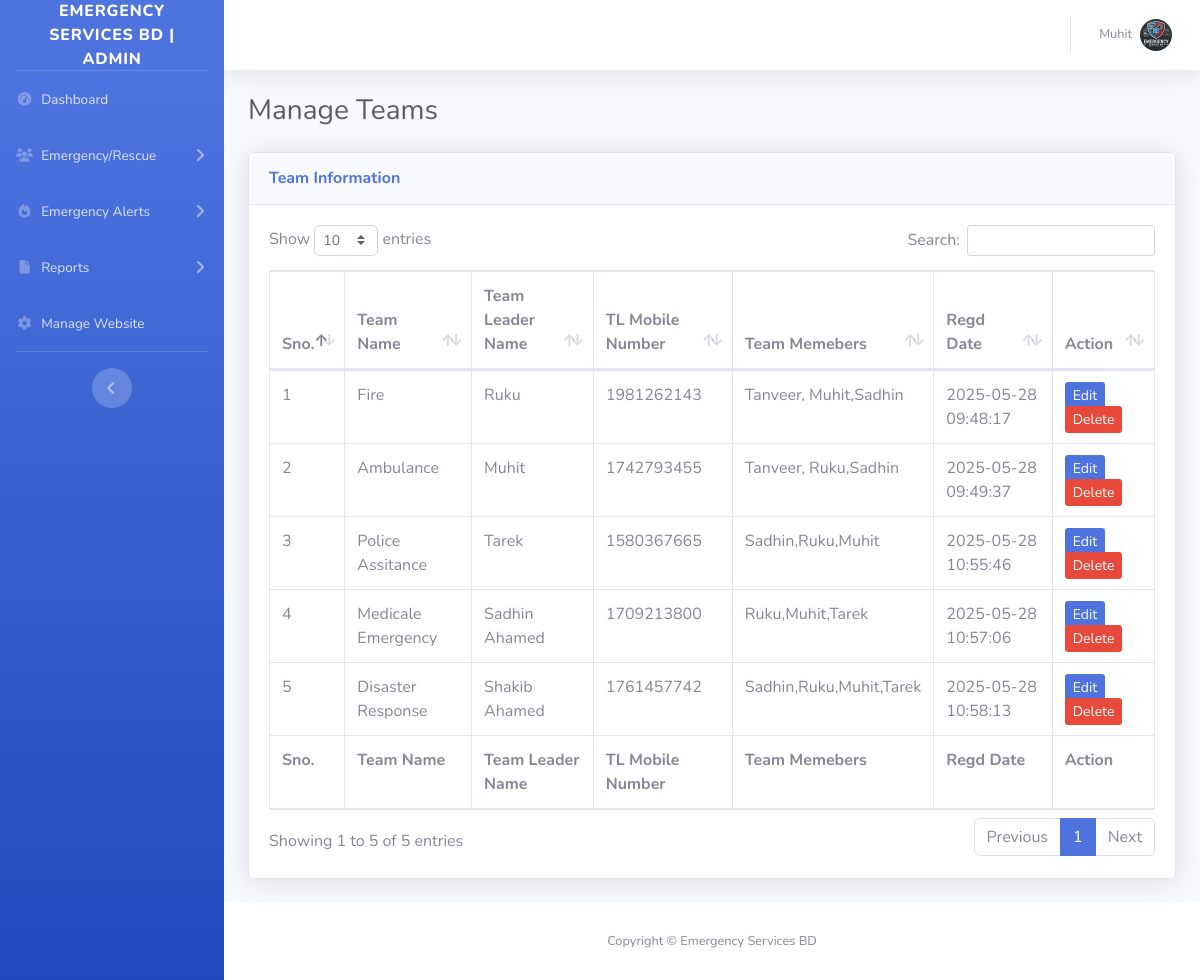
Screenshot of /ofrs/admin/manage-teams.php (signed in) with the database file from the repository.
### tables this page shows
CREATE TABLE `tblsite` (
  `id` int(11) NOT NULL,
  `siteTitle` varchar(255) DEFAULT NULL,
  `siteLogo` varchar(255) DEFAULT NULL
);

CREATE TABLE `tblteams` (
  `id` int(11) NOT NULL,
  `teamName` varchar(255) DEFAULT NULL,
  `teamLeaderName` varchar(255) DEFAULT NULL,
  `teamLeadMobno` bigint(12) DEFAULT NULL,
  `teamMembers` mediumtext DEFAULT NULL,
  `postingDate` timestamp NULL DEFAULT current_timestamp()
);

### ofrs/admin/manage-teams.php (the view, shortened to what this page needs)
<?php session_start();
include_once('includes/config.php');
if (strlen($_SESSION['aid']==0)) {
  header('location:logout.php');
  } else{
?>
<!DOCTYPE html>
<html lang="en">
<head>
    <link href="vendor/fontawesome-free/css/all.min.css" rel="stylesheet" type="text/css">
    <link href="css/sb-admin-2.min.css" rel="stylesheet">
    <link href="vendor/datatables/dataTables.bootstrap4.min.css" rel="stylesheet">
</head>
<body id="page-top">
    <div id="wrapper">
  <?php include_once('includes/sidebar.php');?>
        <div id="content-wrapper" class="d-flex flex-column">
            <div id="content">
<?php include_once('includes/topbar.php');?>
                <div class="container-fluid">
                       <div class="d-sm-flex align-items-center justify-content-between mb-4">
                        <h1 class="h3 mb-0 text-gray-800">Manage Teams</h1>
                    </div>
                    <div class="card shadow mb-4">
                        <div class="card-header py-3">
                            <h6 class="m-0 font-weight-bold text-primary">Team Information</h6>
                        </div>
                        <div class="card-body">
                            <div class="table-responsive">
                                <table class="table table-bordered" id="dataTable" width="100%" cellspacing="0">
                                    <thead>
                                        <tr>
                                            <th>Sno.</th>
                                            <th>Team Name</th>
                                            <th>Team Leader Name</th>
                                            <th>TL Mobile Number</th>
                                             <th>Team Memebers</th>
                                             <th>Regd Date</th>
                                            <th>Action</th>
                                        </tr>
                                    </thead>
                                    <tfoot>
                                        <tr>
                                            <th>Sno.</th>
                                            <th>Team Name</th>
                                            <th>Team Leader Name</th>
                                            <th>TL Mobile Number</th>
                                             <th>Team Memebers</th>
                                             <th>Regd Date</th>
                                            <th>Action</th>
                                        </tr>
                                    </tfoot>
                                    <tbody>
<?php $query=mysqli_query($con,"select * from tblteams ");
$cnt=1;
while($row=mysqli_fetch_array($query)){
?>
                                        <tr>
                                            <td><?php echo $cnt;?></td>
                                            <td><?php echo $row['teamName'];?></td>
                                            <td><?php echo $row['teamLeaderName'];?></td>
                                            <td><?php echo $row['teamLeadMobno'];?></td>
                                            <td><?php echo $row['teamMembers'];?></td>
                                            <td><?php echo $row['postingDate'];?></td>
                                            <td>
                                <a href="edit-team.php?teamid=<?php echo $row['id'];?>&&tname=<?php echo $row['teamName'];?>" class="btn-sm btn-primary">Edit</a>
                                <a href="manage-teams.php?teamid=<?php echo $row['id'];?>" onclick="return confirm('Do you really want to delete the team?');" class="btn-sm btn-danger">Delete</a></td>
                                        </tr>
                               <?php $cnt++;
                           } ?>
                                    </tbody>
                                </table>
                            </div>
                        </div>
                    </div>
                </div>
            </div>
    <?php include_once('includes/footer.php');?>
        </div>
    </div>
</body>
</html>
<?php } ?>

### ofrs/admin/includes/sidebar.php (shortened to what this page needs)
        <ul class="navbar-nav bg-gradient-primary sidebar sidebar-dark accordion" id="accordionSidebar">
<?php $query=mysqli_query($con,"select * from tblsite");
while($row=mysqli_fetch_array($query)){
$logo=$row['siteLogo'];
$wtitle=$row['siteTitle'];
}  ?>
            <a class="sidebar-brand d-flex align-items-center justify-content-center" href="dashboard.php">
                <div class="sidebar-brand-text mx-3"><?php echo $wtitle;?> | Admin</div>
            </a>
            <hr class="sidebar-divider my-0">
     <li class="nav-item">
                <a class="nav-link" href="dashboard.php">
                    <i class="fas fa-fw fa-tachometer-alt"></i>
                    <span>Dashboard</span></a>
            </li>
<li class="nav-item">
                <a class="nav-link collapsed" href="#" data-toggle="collapse" data-target="#collapsePages1" aria-expanded="true" aria-controls="collapsePages1">
                    <i class="fas fa-fw fa-users"></i>
                    <span>Emergency/Rescue</span>
                </a>
            </li>
<li class="nav-item">
                <a class="nav-link collapsed" href="#" data-toggle="collapse" data-target="#collapsePages" aria-expanded="true" aria-controls="collapsePages">
                    <i class="fas fa-fw fa-fire"></i>
                    <span>Emergency Alerts</span>
                </a>
            </li>
<li class="nav-item">
                <a class="nav-link collapsed" href="#" data-toggle="collapse" data-target="#collapsePages2" aria-expanded="true" aria-controls="collapsePages2">
                    <i class="fas fa-fw fa-file"></i>
                    <span>Reports</span>
                </a>
            </li>
     <li class="nav-item">
                <a class="nav-link" href="manage-site.php">
                      <i class="fas fa-fw fa-cog"></i>
                    <span>Manage Website</span></a>
            </li>
            <hr class="sidebar-divider d-none d-md-block">
            <div class="text-center d-none d-md-inline">
                <button class="rounded-circle border-0" id="sidebarToggle"></button>
            </div>
        </ul>

### ofrs/admin/includes/topbar.php (shortened to what this page needs)
      <nav class="navbar navbar-expand navbar-light bg-white topbar mb-4 static-top shadow">
            <?php if($_SESSION['aid']):?>
                    <ul class="navbar-nav ml-auto">
                        <li class="nav-item dropdown no-arrow">
                            <a class="nav-link dropdown-toggle" href="#" id="userDropdown" role="button"
                                data-toggle="dropdown" aria-haspopup="true" aria-expanded="false">
                <?php
$adid=$_SESSION['aid'];
$ret1=mysqli_query($con,"select AdminName from tbladmin where ID='$adid'");
while($row1=mysqli_fetch_array($ret1)){
?>
                                <span class="mr-2 d-none d-lg-inline text-gray-600 small"><?php  echo $row1['AdminName'];?></span>
                           <?php } ?>
                                <img class="img-profile rounded-circle"
                                    src="uploadeddata/<?php echo $logo;?>">
                            </a>
                        </li>
                    </ul>
                <?php endif;?>
                </nav>

### ofrs/admin/includes/footer.php
<footer class="sticky-footer bg-white">
    <div class="container my-auto">
        <div class="copyright text-center my-auto">
            <span>Copyright &copy; <?php echo $wtitle;?> </span>
        </div>
    </div>
</footer>

### rows the page displays
tblsite: siteTitle "EMERGENCY SERVICES BD", siteLogo (picture), siteTitle "Emergency Services BD"
tblteams: teamName "Fire", teamLeaderName "Ruku", teamLeadMobno "1981262143", teamMembers "Tanveer, Muhit,Sadhin", postingDate "2025-05-28 09:48:17"
tblteams: teamName "Ambulance", teamLeaderName "Muhit", teamLeadMobno "1742793455", teamMembers "Tanveer, Ruku,Sadhin", postingDate "2025-05-28 09:49:37"
tblteams: teamName "Police Assitance", teamLeaderName "Tarek", teamLeadMobno "1580367665", teamMembers "Sadhin,Ruku,Muhit", postingDate "2025-05-28 10:55:46"
tblteams: teamName "Medicale Emergency", teamLeaderName "Sadhin Ahamed", teamLeadMobno "1709213800", teamMembers "Ruku,Muhit,Tarek", postingDate "2025-05-28 10:57:06"
tblteams: teamName "Disaster Response", teamLeaderName "Shakib Ahamed", teamLeadMobno "1761457742", teamMembers "Sadhin,Ruku,Muhit,Tarek", postingDate "2025-05-28 10:58:13"

### other values shown
$row1['AdminName'] "Muhit"
